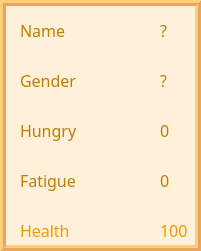
   <widget class="QFrame" name="frame">
    <property name="geometry">
     <rect>
      <x>290</x>
      <y>150</y>
      <width>201</width>
      <height>251</height>
     </rect>
    </property>
    <property name="palette">
     <palette>
      <active>
       <colorrole role="WindowText">
        <brush brushstyle="SolidPattern">
         <color alpha="255">
          <red>0</red>
          <green>0</green>
          <blue>0</blue>
         </color>
        </brush>
       </colorrole>
       <colorrole role="Button">
        <brush brushstyle="SolidPattern">
         <color alpha="255">
          <red>255</red>
          <green>255</green>
          <blue>255</blue>
         </color>
        </brush>
       </colorrole>
       <colorrole role="Light">
        <brush brushstyle="SolidPattern">
         <color alpha="255">
          <red>255</red>
          <green>206</green>
          <blue>120</blue>
         </color>
        </brush>
       </colorrole>
       <colorrole role="Midlight">
        <brush brushstyle="SolidPattern">
         <color alpha="255">
          <red>255</red>
          <green>231</green>
          <blue>175</blue>
         </color>
        </brush>
       </colorrole>
       <colorrole role="Dark">
        <brush brushstyle="SolidPattern">
         <color alpha="255">
          <red>235</red>
          <green>164</green>
          <blue>93</blue>
         </color>
        </brush>
       </colorrole>
       <colorrole role="Mid">
        <brush brushstyle="SolidPattern">
         <color alpha="255">
          <red>170</red>
          <green>170</green>
          <blue>170</blue>
         </color>
        </brush>
       </colorrole>
       <colorrole role="Text">
        <brush brushstyle="SolidPattern">
         <color alpha="255">
          <red>0</red>
          <green>0</green>
          <blue>0</blue>
         </color>
        </brush>
       </colorrole>
       <colorrole role="BrightText">
        <brush brushstyle="SolidPattern">
         <color alpha="255">
          <red>255</red>
          <green>255</green>
          <blue>255</blue>
         </color>
        </brush>
       </colorrole>
       <colorrole role="ButtonText">
        <brush brushstyle="SolidPattern">
         <color alpha="255">
          <red>0</red>
          <green>0</green>
          <blue>0</blue>
         </color>
        </brush>
       </colorrole>
       <colorrole role="Base">
        <brush brushstyle="SolidPattern">
         <color alpha="255">
          <red>255</red>
          <green>252</green>
          <blue>215</blue>
         </color>
        </brush>
       </colorrole>
       <colorrole role="Window">
        <brush brushstyle="SolidPattern">
         <color alpha="255">
          <red>255</red>
          <green>241</green>
          <blue>217</blue>
         </color>
        </brush>
       </colorrole>
       <colorrole role="Shadow">
        <brush brushstyle="SolidPattern">
         <color alpha="255">
          <red>0</red>
          <green>0</green>
          <blue>0</blue>
         </color>
        </brush>
       </colorrole>
       <colorrole role="AlternateBase">
        <brush brushstyle="SolidPattern">
         <color alpha="255">
          <red>255</red>
          <green>255</green>
          <blue>255</blue>
         </color>
        </brush>
       </colorrole>
       <colorrole role="ToolTipBase">
        <brush brushstyle="SolidPattern">
         <color alpha="255">
          <red>255</red>
          <green>255</green>
          <blue>220</blue>
         </color>
        </brush>
       </colorrole>
       <colorrole role="ToolTipText">
        <brush brushstyle="SolidPattern">
         <color alpha="255">
          <red>0</red>
          <green>0</green>
          <blue>0</blue>
         </color>
        </brush>
       </colorrole>
      </active>
      <inactive>
       <colorrole role="WindowText">
        <brush brushstyle="SolidPattern">
         <color alpha="255">
          <red>0</red>
          <green>0</green>
          <blue>0</blue>
         </color>
        </brush>
       </colorrole>
       <colorrole role="Button">
        <brush brushstyle="SolidPattern">
         <color alpha="255">
          <red>255</red>
          <green>255</green>
          <blue>255</blue>
         </color>
        </brush>
       </colorrole>
       <colorrole role="Light">
        <brush brushstyle="SolidPattern">
         <color alpha="255">
          <red>255</red>
          <green>206</green>
          <blue>120</blue>
         </color>
        </brush>
       </colorrole>
       <colorrole role="Midlight">
        <brush brushstyle="SolidPattern">
         <color alpha="255">
          <red>255</red>
          <green>231</green>
          <blue>175</blue>
         </color>
        </brush>
       </colorrole>
       <colorrole role="Dark">
        <brush brushstyle="SolidPattern">
         <color alpha="255">
          <red>235</red>
          <green>164</green>
          <blue>93</blue>
         </color>
        </brush>
       </colorrole>
       <colorrole role="Mid">
        <brush brushstyle="SolidPattern">
         <color alpha="255">
          <red>170</red>
          <green>170</green>
          <blue>170</blue>
         </color>
        </brush>
       </colorrole>
       <colorrole role="Text">
        <brush brushstyle="SolidPattern">
         <color alpha="255">
          <red>0</red>
          <green>0</green>
          <blue>0</blue>
         </color>
        </brush>
       </colorrole>
       <colorrole role="BrightText">
        <brush brushstyle="SolidPattern">
         <color alpha="255">
          <red>255</red>
          <green>255</green>
          <blue>255</blue>
         </color>
        </brush>
       </colorrole>
       <colorrole role="ButtonText">
        <brush brushstyle="SolidPattern">
         <color alpha="255">
          <red>0</red>
          <green>0</green>
          <blue>0</blue>
         </color>
        </brush>
       </colorrole>
       <colorrole role="Base">
        <brush brushstyle="SolidPattern">
         <color alpha="255">
          <red>255</red>
          <green>252</green>
          <blue>215</blue>
         </color>
        </brush>
       </colorrole>
       <colorrole role="Window">
        <brush brushstyle="SolidPattern">
         <color alpha="255">
          <red>255</red>
          <green>241</green>
          <blue>217</blue>
         </color>
        </brush>
       </colorrole>
       <colorrole role="Shadow">
        <brush brushstyle="SolidPattern">
         <color alpha="255">
          <red>0</red>
          <green>0</green>
          <blue>0</blue>
         </color>
        </brush>
       </colorrole>
       <colorrole role="AlternateBase">
        <brush brushstyle="SolidPattern">
         <color alpha="255">
          <red>255</red>
          <green>255</green>
          <blue>255</blue>
         </color>
        </brush>
       </colorrole>
       <colorrole role="ToolTipBase">
        <brush brushstyle="SolidPattern">
         <color alpha="255">
          <red>255</red>
          <green>255</green>
          <blue>220</blue>
         </color>
        </brush>
       </colorrole>
       <colorrole role="ToolTipText">
        <brush brushstyle="SolidPattern">
         <color alpha="255">
          <red>0</red>
          <green>0</green>
          <blue>0</blue>
         </color>
        </brush>
       </colorrole>
      </inactive>
      <disabled>
       <colorrole role="WindowText">
        <brush brushstyle="SolidPattern">
         <color alpha="255">
          <red>235</red>
          <green>164</green>
          <blue>93</blue>
         </color>
        </brush>
       </colorrole>
       <colorrole role="Button">
        <brush brushstyle="SolidPattern">
         <color alpha="255">
          <red>255</red>
          <green>255</green>
          <blue>255</blue>
         </color>
        </brush>
       </colorrole>
       <colorrole role="Light">
        <brush brushstyle="SolidPattern">
         <color alpha="255">
          <red>255</red>
          <green>206</green>
          <blue>120</blue>
         </color>
        </brush>
       </colorrole>
       <colorrole role="Midlight">
        <brush brushstyle="SolidPattern">
         <color alpha="255">
          <red>255</red>
          <green>231</green>
          <blue>175</blue>
         </color>
        </brush>
       </colorrole>
       <colorrole role="Dark">
        <brush brushstyle="SolidPattern">
         <color alpha="255">
          <red>235</red>
          <green>164</green>
          <blue>93</blue>
         </color>
        </brush>
       </colorrole>
       <colorrole role="Mid">
        <brush brushstyle="SolidPattern">
         <color alpha="255">
          <red>170</red>
          <green>170</green>
          <blue>170</blue>
         </color>
        </brush>
       </colorrole>
       <colorrole role="Text">
        <brush brushstyle="SolidPattern">
         <color alpha="255">
          <red>235</red>
          <green>164</green>
          <blue>93</blue>
         </color>
        </brush>
       </colorrole>
       <colorrole role="BrightText">
        <brush brushstyle="SolidPattern">
         <color alpha="255">
          <red>255</red>
          <green>255</green>
          <blue>255</blue>
         </color>
        </brush>
       </colorrole>
       <colorrole role="ButtonText">
        <brush brushstyle="SolidPattern">
         <color alpha="255">
          <red>235</red>
          <green>164</green>
          <blue>93</blue>
         </color>
        </brush>
       </colorrole>
       <colorrole role="Base">
        <brush brushstyle="SolidPattern">
         <color alpha="255">
          <red>255</red>
          <green>241</green>
          <blue>217</blue>
         </color>
        </brush>
       </colorrole>
       <colorrole role="Window">
        <brush brushstyle="SolidPattern">
         <color alpha="255">
          <red>255</red>
          <green>241</green>
          <blue>217</blue>
         </color>
        </brush>
       </colorrole>
       <colorrole role="Shadow">
        <brush brushstyle="SolidPattern">
         <color alpha="255">
          <red>0</red>
          <green>0</green>
          <blue>0</blue>
         </color>
        </brush>
       </colorrole>
       <colorrole role="AlternateBase">
        <brush brushstyle="SolidPattern">
         <color alpha="255">
          <red>255</red>
          <green>255</green>
          <blue>255</blue>
         </color>
        </brush>
       </colorrole>
       <colorrole role="ToolTipBase">
        <brush brushstyle="SolidPattern">
         <color alpha="255">
          <red>255</red>
          <green>255</green>
          <blue>220</blue>
         </color>
        </brush>
       </colorrole>
       <colorrole role="ToolTipText">
        <brush brushstyle="SolidPattern">
         <color alpha="255">
          <red>0</red>
          <green>0</green>
          <blue>0</blue>
         </color>
        </brush>
       </colorrole>
      </disabled>
     </palette>
    </property>
    <property name="font">
     <font>
      <family>MS Shell Dlg 2</family>
      <pointsize>8</pointsize>
      <weight>50</weight>
      <bold>false</bold>
     </font>
    </property>
    <property name="autoFillBackground">
     <bool>true</bool>
    </property>
    <property name="frameShape">
     <enum>QFrame::Box</enum>
    </property>
    <property name="frameShadow">
     <enum>QFrame::Raised</enum>
    </property>
    <property name="lineWidth">
     <number>3</number>
    </property>
    <widget class="QLabel" name="Status1">
     <property name="geometry">
      <rect>
       <x>20</x>
       <y>120</y>
       <width>81</width>
       <height>21</height>
      </rect>
     </property>
     <property name="palette">
      <palette>
       <active>
        <colorrole role="WindowText">
         <brush brushstyle="SolidPattern">
          <color alpha="255">
           <red>188</red>
           <green>125</green>
           <blue>0</blue>
          </color>
         </brush>
        </colorrole>
       </active>
       <inactive>
        <colorrole role="WindowText">
         <brush brushstyle="SolidPattern">
          <color alpha="255">
           <red>188</red>
           <green>125</green>
           <blue>0</blue>
          </color>
         </brush>
        </colorrole>
       </inactive>
       <disabled>
        <colorrole role="WindowText">
         <brush brushstyle="SolidPattern">
          <color alpha="255">
           <red>120</red>
           <green>120</green>
           <blue>120</blue>
          </color>
         </brush>
        </colorrole>
       </disabled>
      </palette>
     </property>
     <property name="font">
      <font>
       <family>Roland</family>
       <pointsize>12</pointsize>
      </font>
     </property>
     <property name="text">
      <string>Hungry</string>
     </property>
    </widget>
    <widget class="QLabel" name="Status4">
     <property name="geometry">
      <rect>
       <x>20</x>
       <y>70</y>
       <width>81</width>
       <height>21</height>
      </rect>
     </property>
     <property name="palette">
      <palette>
       <active>
        <colorrole role="WindowText">
         <brush brushstyle="SolidPattern">
          <color alpha="255">
           <red>188</red>
           <green>125</green>
           <blue>0</blue>
          </color>
         </brush>
        </colorrole>
       </active>
       <inactive>
        <colorrole role="WindowText">
         <brush brushstyle="SolidPattern">
          <color alpha="255">
           <red>188</red>
           <green>125</green>
           <blue>0</blue>
          </color>
         </brush>
        </colorrole>
       </inactive>
       <disabled>
        <colorrole role="WindowText">
         <brush brushstyle="SolidPattern">
          <color alpha="255">
           <red>120</red>
           <green>120</green>
           <blue>120</blue>
          </color>
         </brush>
        </colorrole>
       </disabled>
      </palette>
     </property>
     <property name="font">
      <font>
       <family>Roland</family>
       <pointsize>12</pointsize>
      </font>
     </property>
     <property name="text">
      <string>Gender</string>
     </property>
    </widget>
    <widget class="QLabel" name="Fatigue">
     <property name="geometry">
      <rect>
       <x>160</x>
       <y>170</y>
       <width>31</width>
       <height>21</height>
      </rect>
     </property>
     <property name="palette">
      <palette>
       <active>
        <colorrole role="WindowText">
         <brush brushstyle="SolidPattern">
          <color alpha="255">
           <red>188</red>
           <green>125</green>
           <blue>0</blue>
          </color>
         </brush>
        </colorrole>
       </active>
       <inactive>
        <colorrole role="WindowText">
         <brush brushstyle="SolidPattern">
          <color alpha="255">
           <red>188</red>
           <green>125</green>
           <blue>0</blue>
          </color>
         </brush>
        </colorrole>
       </inactive>
       <disabled>
        <colorrole role="WindowText">
         <brush brushstyle="SolidPattern">
          <color alpha="255">
           <red>120</red>
           <green>120</green>
           <blue>120</blue>
          </color>
         </brush>
        </colorrole>
       </disabled>
      </palette>
     </property>
     <property name="font">
      <font>
       <family>Roland</family>
       <pointsize>12</pointsize>
      </font>
     </property>
     <property name="text">
      <string>0</string>
     </property>
    </widget>
    <widget class="QLabel" name="NamePerson">
     <property name="geometry">
      <rect>
       <x>160</x>
       <y>20</y>
       <width>31</width>
       <height>21</height>
      </rect>
     </property>
     <property name="palette">
      <palette>
       <active>
        <colorrole role="WindowText">
         <brush brushstyle="SolidPattern">
          <color alpha="255">
           <red>188</red>
           <green>125</green>
           <blue>0</blue>
          </color>
         </brush>
        </colorrole>
       </active>
       <inactive>
        <colorrole role="WindowText">
         <brush brushstyle="SolidPattern">
          <color alpha="255">
           <red>188</red>
           <green>125</green>
           <blue>0</blue>
          </color>
         </brush>
        </colorrole>
       </inactive>
       <disabled>
        <colorrole role="WindowText">
         <brush brushstyle="SolidPattern">
          <color alpha="255">
           <red>120</red>
           <green>120</green>
           <blue>120</blue>
          </color>
         </brush>
        </colorrole>
       </disabled>
      </palette>
     </property>
     <property name="font">
      <font>
       <family>Roland</family>
       <pointsize>12</pointsize>
      </font>
     </property>
     <property name="text">
      <string>?</string>
     </property>
    </widget>
    <widget class="QLabel" name="Status4_2">
     <property name="geometry">
      <rect>
       <x>20</x>
       <y>220</y>
       <width>81</width>
       <height>21</height>
      </rect>
     </property>
     <property name="palette">
      <palette>
       <active>
        <colorrole role="WindowText">
         <brush brushstyle="SolidPattern">
          <color alpha="255">
           <red>236</red>
           <green>154</green>
           <blue>0</blue>
          </color>
         </brush>
        </colorrole>
       </active>
       <inactive>
        <colorrole role="WindowText">
         <brush brushstyle="SolidPattern">
          <color alpha="255">
           <red>236</red>
           <green>154</green>
           <blue>0</blue>
          </color>
         </brush>
        </colorrole>
       </inactive>
       <disabled>
        <colorrole role="WindowText">
         <brush brushstyle="SolidPattern">
          <color alpha="255">
           <red>120</red>
           <green>120</green>
           <blue>120</blue>
          </color>
         </brush>
        </colorrole>
       </disabled>
      </palette>
     </property>
     <property name="font">
      <font>
       <family>Roland</family>
       <pointsize>12</pointsize>
      </font>
     </property>
     <property name="text">
      <string>Health</string>
     </property>
    </widget>
    <widget class="QLabel" name="Health">
     <property name="geometry">
      <rect>
       <x>160</x>
       <y>220</y>
       <width>31</width>
       <height>21</height>
      </rect>
     </property>
     <property name="palette">
      <palette>
       <active>
        <colorrole role="WindowText">
         <brush brushstyle="SolidPattern">
          <color alpha="255">
           <red>236</red>
           <green>154</green>
           <blue>0</blue>
          </color>
         </brush>
        </colorrole>
       </active>
       <inactive>
        <colorrole role="WindowText">
         <brush brushstyle="SolidPattern">
          <color alpha="255">
           <red>236</red>
           <green>154</green>
           <blue>0</blue>
          </color>
         </brush>
        </colorrole>
       </inactive>
       <disabled>
        <colorrole role="WindowText">
         <brush brushstyle="SolidPattern">
          <color alpha="255">
           <red>120</red>
           <green>120</green>
           <blue>120</blue>
          </color>
         </brush>
        </colorrole>
       </disabled>
      </palette>
     </property>
     <property name="font">
      <font>
       <family>Roland</family>
       <pointsize>12</pointsize>
      </font>
     </property>
     <property name="text">
      <string>100</string>
     </property>
    </widget>
    <widget class="QLabel" name="Status3">
     <property name="geometry">
      <rect>
       <x>20</x>
       <y>20</y>
       <width>81</width>
       <height>21</height>
      </rect>
     </property>
     <property name="palette">
      <palette>
       <active>
        <colorrole role="WindowText">
         <brush brushstyle="SolidPattern">
          <color alpha="255">
           <red>188</red>
           <green>125</green>
           <blue>0</blue>
          </color>
         </brush>
        </colorrole>
       </active>
       <inactive>
        <colorrole role="WindowText">
         <brush brushstyle="SolidPattern">
          <color alpha="255">
           <red>188</red>
           <green>125</green>
           <blue>0</blue>
          </color>
         </brush>
        </colorrole>
       </inactive>
       <disabled>
        <colorrole role="WindowText">
         <brush brushstyle="SolidPattern">
          <color alpha="255">
           <red>120</red>
           <green>120</green>
           <blue>120</blue>
          </color>
         </brush>
        </colorrole>
       </disabled>
      </palette>
     </property>
     <property name="font">
      <font>
       <family>Roland</family>
       <pointsize>12</pointsize>
      </font>
     </property>
     <property name="text">
      <string>Name</string>
     </property>
    </widget>
    <widget class="QLabel" name="Hunger">
     <property name="geometry">
      <rect>
       <x>160</x>
       <y>120</y>
       <width>31</width>
       <height>21</height>
      </rect>
     </property>
     <property name="palette">
      <palette>
       <active>
        <colorrole role="WindowText">
         <brush brushstyle="SolidPattern">
          <color alpha="255">
           <red>188</red>
           <green>125</green>
           <blue>0</blue>
          </color>
         </brush>
        </colorrole>
       </active>
       <inactive>
        <colorrole role="WindowText">
         <brush brushstyle="SolidPattern">
          <color alpha="255">
           <red>188</red>
           <green>125</green>
           <blue>0</blue>
          </color>
         </brush>
        </colorrole>
       </inactive>
       <disabled>
        <colorrole role="WindowText">
         <brush brushstyle="SolidPattern">
          <color alpha="255">
           <red>120</red>
           <green>120</green>
           <blue>120</blue>
          </color>
         </brush>
        </colorrole>
       </disabled>
      </palette>
     </property>
     <property name="font">
      <font>
       <family>Roland</family>
       <pointsize>12</pointsize>
      </font>
     </property>
     <property name="text">
      <string>0</string>
     </property>
    </widget>
    <widget class="QLabel" name="Gender">
     <property name="geometry">
      <rect>
       <x>160</x>
       <y>70</y>
       <width>31</width>
       <height>21</height>
      </rect>
     </property>
     <property name="palette">
      <palette>
       <active>
        <colorrole role="WindowText">
         <brush brushstyle="SolidPattern">
          <color alpha="255">
           <red>188</red>
           <green>125</green>
           <blue>0</blue>
          </color>
         </brush>
        </colorrole>
       </active>
       <inactive>
        <colorrole role="WindowText">
         <brush brushstyle="SolidPattern">
          <color alpha="255">
           <red>188</red>
           <green>125</green>
           <blue>0</blue>
          </color>
         </brush>
        </colorrole>
       </inactive>
       <disabled>
        <colorrole role="WindowText">
         <brush brushstyle="SolidPattern">
          <color alpha="255">
           <red>120</red>
           <green>120</green>
           <blue>120</blue>
          </color>
         </brush>
        </colorrole>
       </disabled>
      </palette>
     </property>
     <property name="font">
      <font>
       <family>Roland</family>
       <pointsize>12</pointsize>
      </font>
     </property>
     <property name="text">
      <string>?</string>
     </property>
    </widget>
    <widget class="QLabel" name="Status2">
     <property name="geometry">
      <rect>
       <x>20</x>
       <y>170</y>
       <width>81</width>
       <height>21</height>
      </rect>
     </property>
     <property name="palette">
      <palette>
       <active>
        <colorrole role="WindowText">
         <brush brushstyle="SolidPattern">
          <color alpha="255">
           <red>188</red>
           <green>125</green>
           <blue>0</blue>
          </color>
         </brush>
        </colorrole>
       </active>
       <inactive>
        <colorrole role="WindowText">
         <brush brushstyle="SolidPattern">
          <color alpha="255">
           <red>188</red>
           <green>125</green>
           <blue>0</blue>
          </color>
         </brush>
        </colorrole>
       </inactive>
       <disabled>
        <colorrole role="WindowText">
         <brush brushstyle="SolidPattern">
          <color alpha="255">
           <red>120</red>
           <green>120</green>
           <blue>120</blue>
          </color>
         </brush>
        </colorrole>
       </disabled>
      </palette>
     </property>
     <property name="font">
      <font>
       <family>Roland</family>
       <pointsize>12</pointsize>
      </font>
     </property>
     <property name="text">
      <string>Fatigue</string>
     </property>
    </widget>
   </widget>
